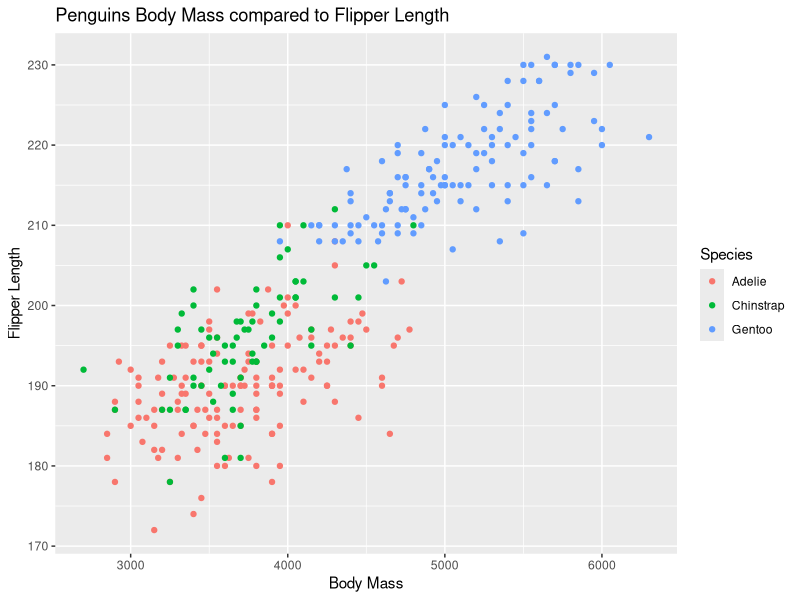

Write R code to recreate this figure.
## ---- chunk 1
#| echo: false
#| message: false
library(tidyverse)
library(palmerpenguins)
## ---- chunk 2
#| echo: false
#| message: false
penguins|>
    drop_na()|>
      ggplot(mapping=aes(x=body_mass_g,
                         y=flipper_length_mm,
                         color=species)) +
      geom_point() +
      labs(title="Penguins Body Mass compared to Flipper Length", x="Body Mass", y="Flipper Length",color="Species")

